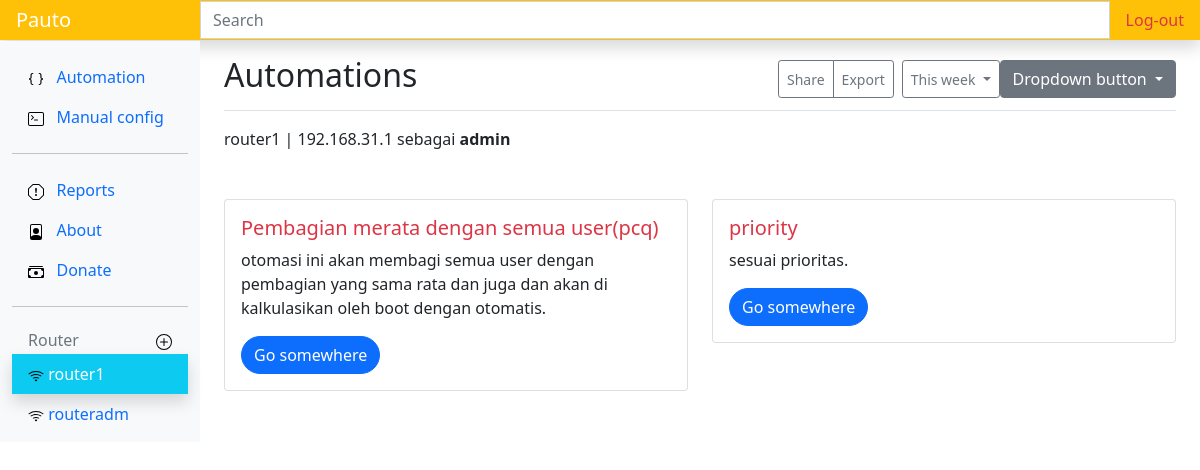
/1/router (signed in), run on the app's committed database.
### netauto/models.py (models this page shows, shortened)
class Routerm(models.Model):
    nama = models.CharField(max_length=50)
    host = models.CharField(max_length=50)
    user = models.CharField(max_length=30)
    password = models.CharField(max_length=50, blank=True)
    kecepatan_internet = models.IntegerField(blank=True)
    pub_date = models.DateField(auto_now=True)
    pass

class Automation(models.Model):
    nama = models.CharField(max_length=50)
    deskripsi = models.TextField()
    status = models.CharField(max_length=15, blank=True)
    pass

### netauto/views.py (the view)
# urls.py: path('<int:id>/router',views.router, name='router'),
@login_required(login_url=settings.LOGIN_URL)
def router(request, id):
    auto = Automation.objects.all()
    router=Routerm.objects.all()
    idk=id
    data=Routerm.objects.filter(pk=id)
    context = {
        'auto': auto,
        'data' : data,
        'router': router,
        'idk':idk
    }
    return render(request,'detailrouter.html',context)
    pass

### netauto/templates/detailrouter.html (shortened to what this page needs)
{% extends 'base.html' %}
{% load static %}
{% block judul %}
Automations
{% endblock judul %}
{% block content %}
    {% for data in data %}
    {{data.nama}} |
    {{data.host}} sebagai
    <strong> {{data.user}}</strong>
    <div class="row ">
    {% for auto in auto %}
    <div class="col-sm-6 ">
      <div class="card mt-5">
        <div class="card-body">
          <h5 class="card-title text-danger">{{auto.nama}}</h5>
          <p class="card-text">{{auto.deskripsi}}.</p>
          <a href="{% url 'conpcq1' data.id %}" class="btn btn-primary rounded-pill">Go somewhere</a>
        </div>
      </div>
    </div>
    {% endfor %}
    </div>
    {% endfor %}
{% endblock content %}
{% block router %}
   {% for router in router %}
        <li class="nav-item ">
        <a class="nav-link {% if idk == router.id %}shadow text-white bg-info{% endif %}" href="{% url 'router' router.id %}">
            <img src="{% static 'icons/wifi.svg' %}" alt="">
            {{router.nama}}
        </a>
    </li>
    {% endfor %}
{% endblock router %}

### data on the page
Routerm: nama "router1", host "192.168.31.1", user "admin"
Routerm: nama "routeradm"
Automation: nama "Pembagian merata dengan semua user(pcq)", deskripsi "otomasi ini akan membagi semua user dengan pembagian yang sama rata dan juga dan akan di kalkulasikan oleh boot dengan otomatis"
Automation: nama "priority", deskripsi "sesuai prioritas"
